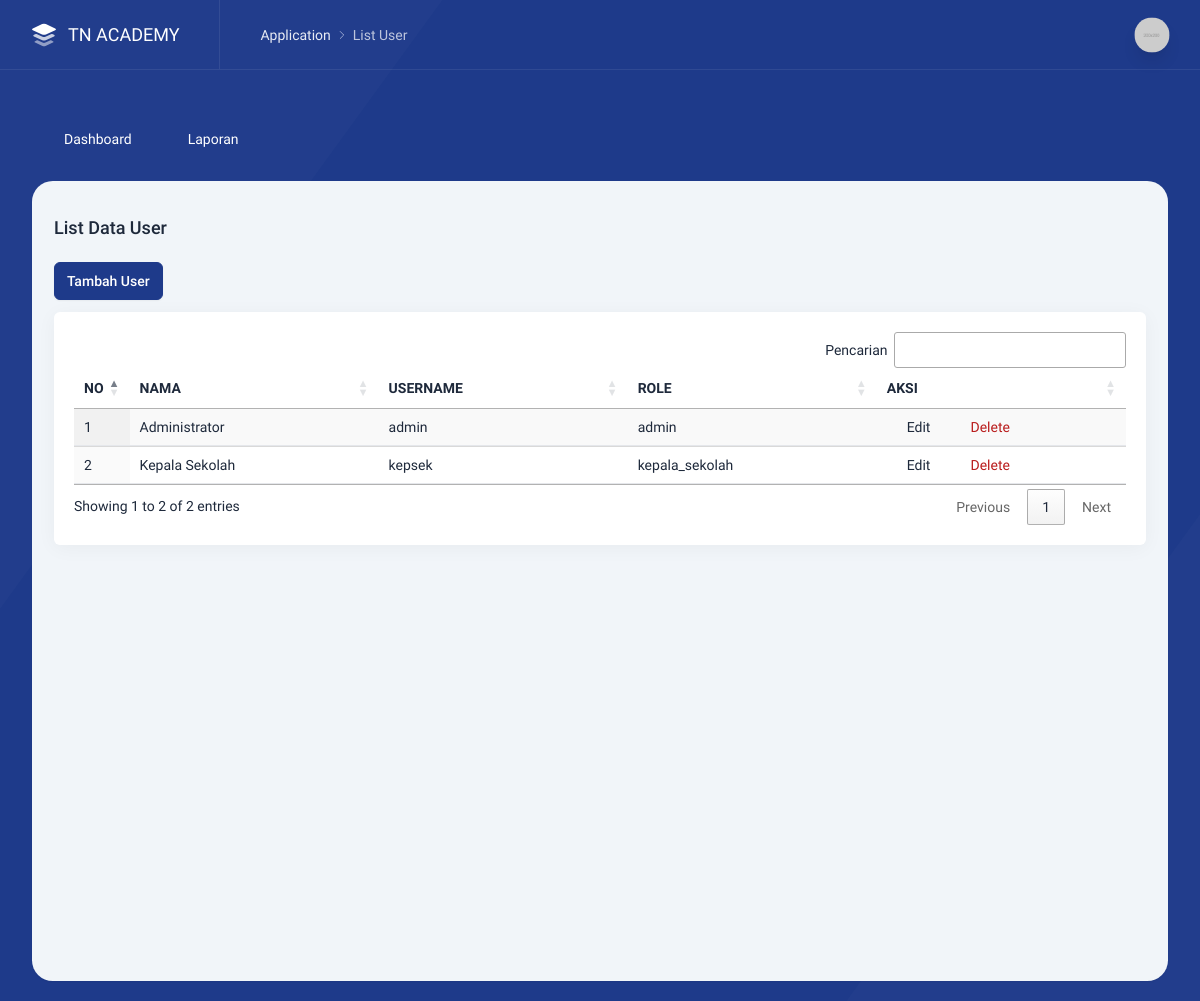
The app's page /index.php/user, older data.
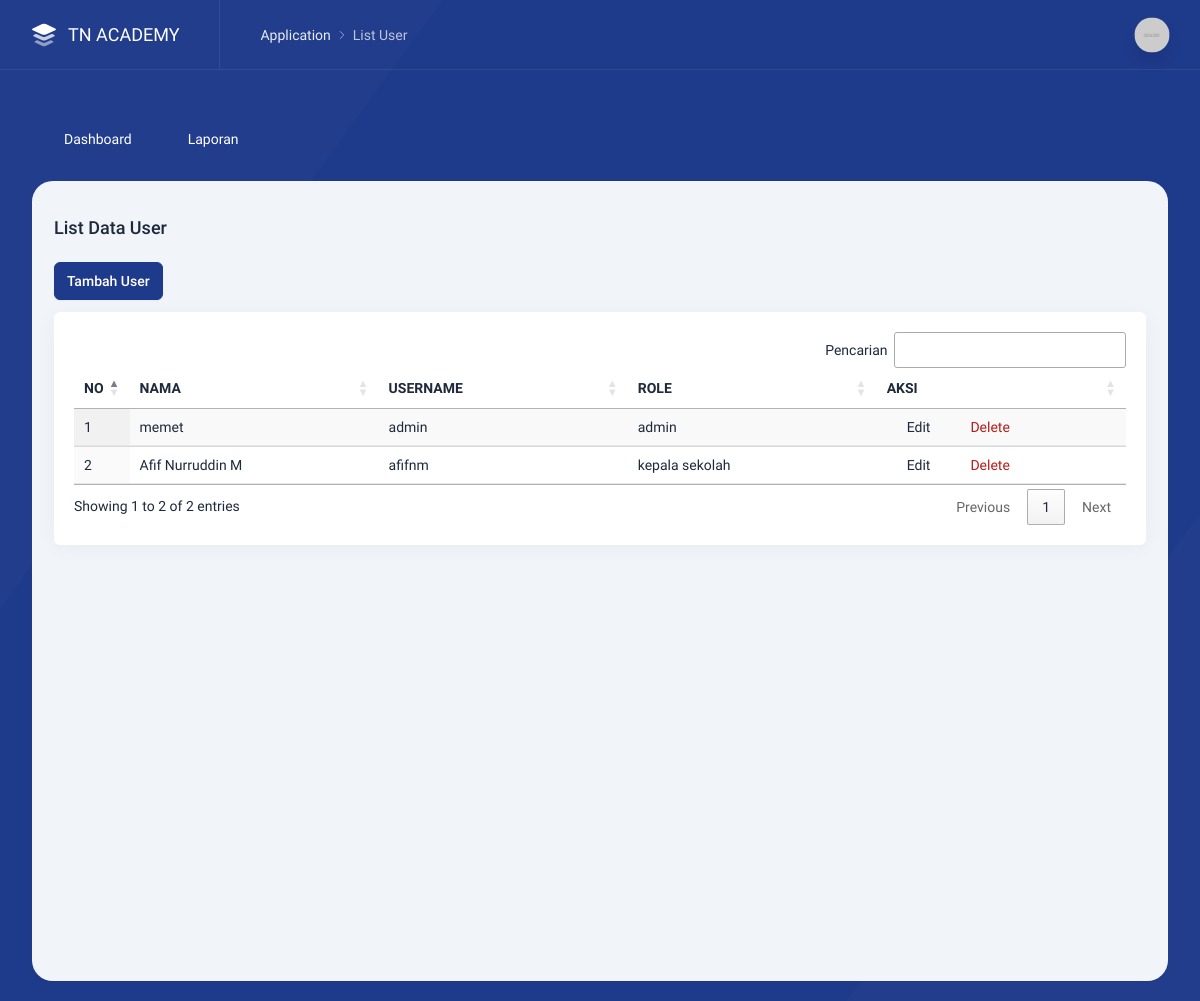
The same page, newer data.
### tables this page shows
CREATE TABLE `users` (
  `id_user` int NOT NULL,
  `username` varchar(50) NOT NULL,
  `password` varchar(255) NOT NULL,
  `role` enum('admin','kepala sekolah','guru') NOT NULL,
  `nama` varchar(150) DEFAULT NULL
);

### application/libraries/template.php (called while the page is built, shortened)
<?php
class Template{
    var $template_data = array();
    function set($name, $value){
        $this->template_data[$name] = $value;
    }
    function load($template = '', $view = '' , $view_data = array(), $return = FALSE){
        $this->CI =& get_instance();
        $this->set('contents', $this->CI->load->view($view, $view_data, TRUE));
        return $this->CI->load->view($template, $this->template_data, $return);
    }
}

### application/controllers/User.php (called while the page is built, shortened)
<?php
class User extends MY_Controller {
	public function index()
	{
		$data = array(
        'users'      => $this->User_model->get_all(),
        'title'      => 'List User',
		);
		$this->template->load('template','user',$data);
	}
}

### index.php (called while the page is built, shortened)
<?php
require_once BASEPATH.'core/CodeIgniter.php';

### application/models/User_model.php (called while the page is built, shortened)
<?php
class User_model extends CI_Model {
	public function get_all() {
		$query = $this->db->get('users');
		return $query->result_array();
	}
}

### application/views/user.php (the view, shortened to what this page needs)
<h2 class="intro-y text-lg font-medium">List Data User</h2>
<div class="text-left mt-5">
    <a href="javascript:;" data-tw-toggle="modal" data-tw-target="#addUser" class="btn btn-primary">
        Tambah User
    </a>
</div>
<div class="intro-y box mt-3">
    <div class="p-5">
        <div class="preview">
            <div class="overflow-x-auto">
                <table id="example1" class="table table-auto display datatable w-full">
                    <thead class="bg-gray-100">
                        <tr>
                            <th class="border-b-2">NO</th>
                            <th class="border-b-2 w-20">NAMA</th>
                            <th class="border-b-2 w-32">USERNAME</th>
                            <th class="border-b-2 w-24">ROLE</th>
                            <th class="border-b-2 w-30">AKSI</th>
                        </tr>
                    </thead>
                   <tbody>
                        <?php $no=1+ ($offset ?? 0); foreach ($users as $ok) { ?>
                        <tr>
                            <td class=""><?= $no ?></td>
                            <td class=""><?= $ok['nama'] ?></td>
                            <td class=""><?= $ok['username'] ?></td>
                            <td class=""><?= $ok['role'] ?></td>
                            <td class="">
                                <div class="flex space-x-10">
                                    <a class="flex text-blue-500 mr-5" href="javascript:;"
                                      data-tw-toggle="modal" data-tw-target="#edit<?= $ok['id_user'] ?>">
                                        <i data-lucide="edit" class="w-4 h-4 mr-1"></i> Edit
                                    </a>
                                    <a class="flex text-danger delete-btn" href="javascript:;"
                                      onclick="confirmDelete('<?= site_url('user/delete/'.$ok['id_user']) ?>')">
                                        <i data-lucide="trash-2" class="w-4 h-4 mr-1"></i> Delete
                                    </a>
                                </div>
                            </td>
                        </tr>
                        <?php $no++; } ?>
                    </tbody>
                </table>
            </div>
        </div>
    </div>
</div>

Row changes from the older to the newer data that the page shows:
removed users: nama "Administrator", username "admin", role "admin"
removed users: nama "Kepala Sekolah", username "kepsek", role "kepala_sekolah"
added users: nama "memet", username "admin", role "admin"
added users: nama "Afif Nurruddin M", username "afifnm", role "kepala sekolah"
